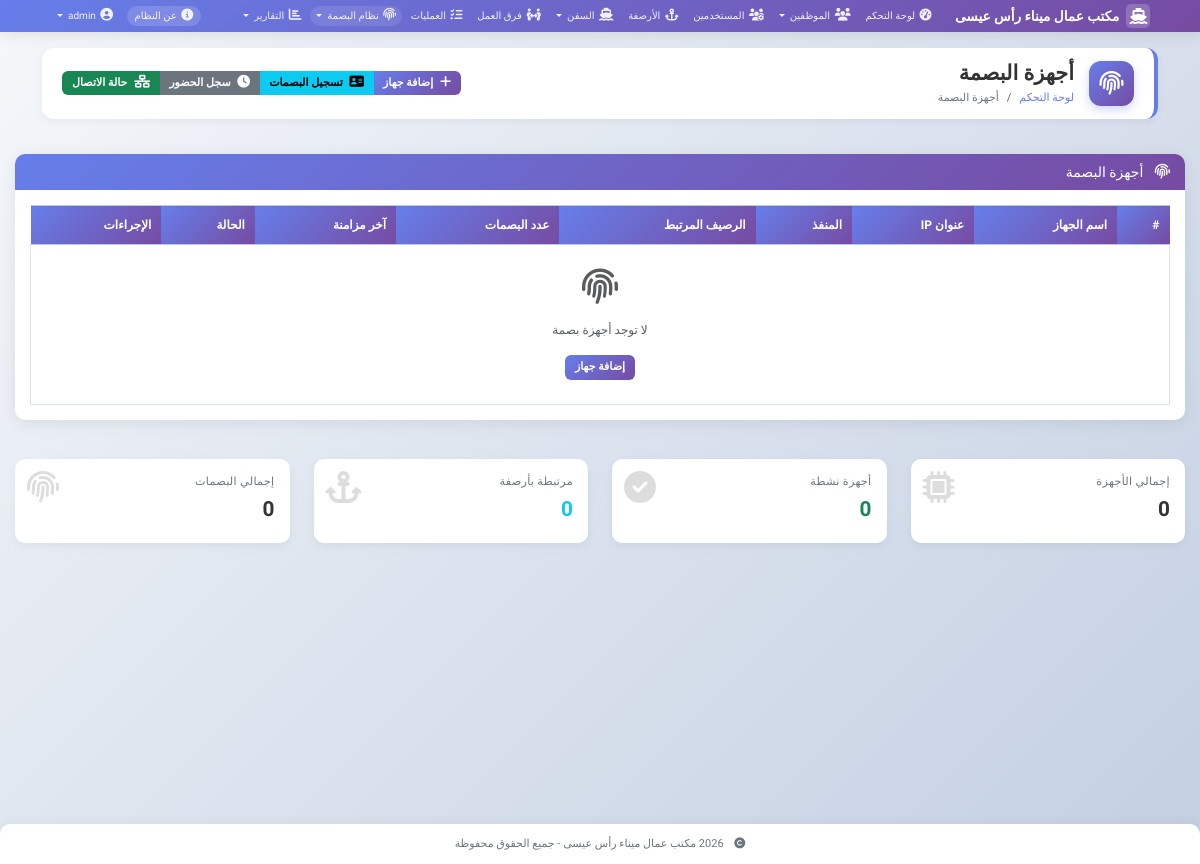
The app's page /fingerprint/devices (signed in), older data.
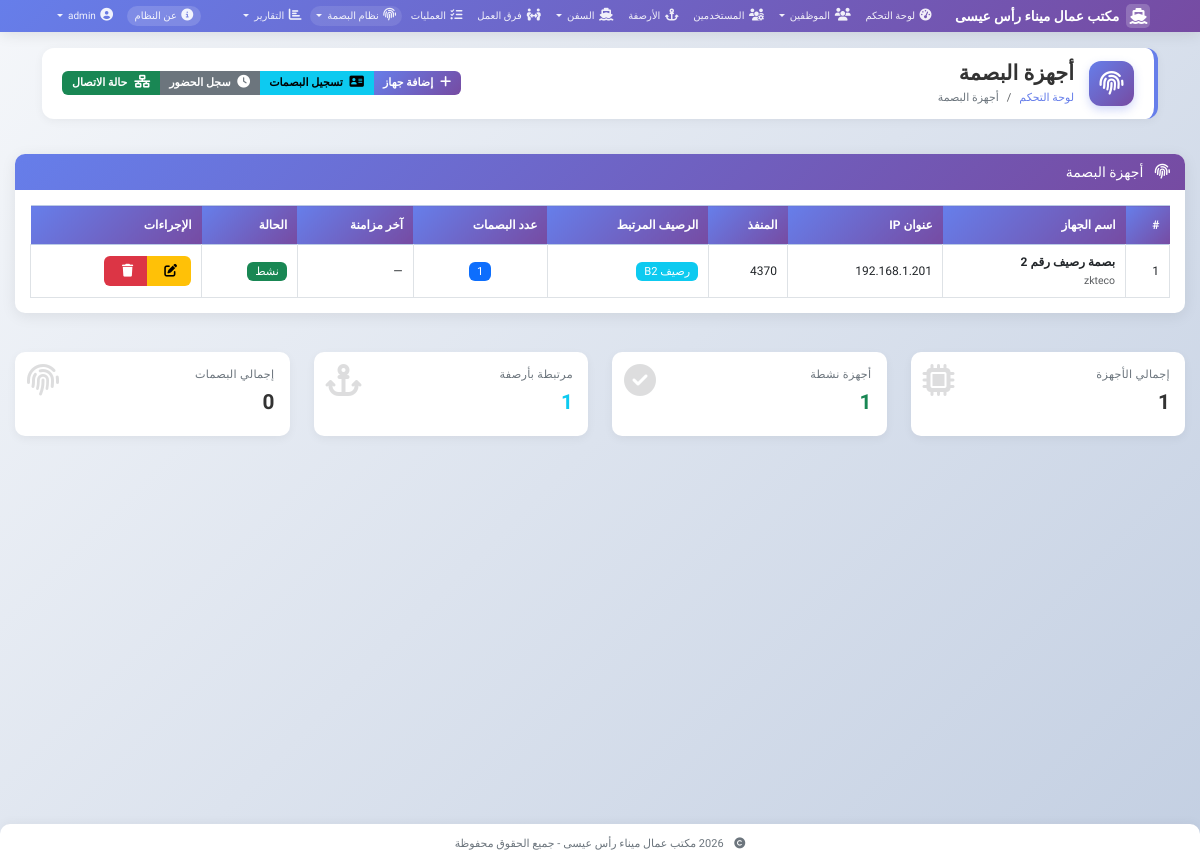
The same page, newer data.
### models.py (models this page shows, shortened)
class FingerprintDevice(db.Model):
    __tablename__ = 'fingerprint_devices'
    id = db.Column(db.Integer, primary_key=True)
    device_name = db.Column(db.String(100), nullable=False)
    device_ip = db.Column(db.String(50))
    device_port = db.Column(db.Integer, default=80)
    device_type = db.Column(db.String(50))
    berth_id = db.Column(db.Integer, db.ForeignKey('berths.id'), nullable=True)
    is_active = db.Column(db.Boolean, default=True)
    created_at = db.Column(db.DateTime, default=datetime.utcnow)
    last_sync = db.Column(db.DateTime)
    berth = db.relationship('Berth', foreign_keys=[berth_id], back_populates='fingerprint_devices')
    enrolled_employees = db.relationship('FingerprintEnrollment', foreign_keys='FingerprintEnrollment.device_id', back_populates='device', cascade='all, delete-orphan')
    attendance_logs = db.relationship('AttendanceLog', foreign_keys='AttendanceLog.device_id', back_populates='device', cascade='all, delete-orphan')

class Berth(db.Model):
    __tablename__ = 'berths'
    id = db.Column(db.Integer, primary_key=True)
    number = db.Column(db.String(10), unique=True, nullable=False)
    length = db.Column(db.Float)
    depth = db.Column(db.Float)
    is_available = db.Column(db.Boolean, default=True)
    current_ship_id = db.Column(db.Integer, db.ForeignKey('ships.id'), nullable=True)
    notes = db.Column(db.Text)
    current_ship = db.relationship('Ship', foreign_keys=[current_ship_id])
    fingerprint_devices = db.relationship('FingerprintDevice', foreign_keys='FingerprintDevice.berth_id', back_populates='berth')

### app.py (the view)
@app.route('/fingerprint/devices')
@login_required
def fingerprint_devices_list():
    if not current_user.is_admin():
        flash('ليس لديك صلاحية للوصول إلى هذه الصفحة', 'danger')
        return redirect(url_for('dashboard'))
    devices = FingerprintDevice.query.all()
    return render_template('fingerprint/devices.html', devices=devices)

### app.py (called while the page is built)
@app.context_processor
def inject_now():
    from datetime import datetime
    return {'now': datetime.now}

@app.context_processor
def inject_now():
    from datetime import datetime
    return {'now': datetime.now}

@login_manager.user_loader
def load_user(user_id):
    return User.query.get(int(user_id))

### models.py (called while the page is built)
    def is_admin(self):
        return self.role == 'admin'

### templates/fingerprint/devices.html (shortened to what the changed rows need)
{% extends "base.html" %}
{% block content %}
<div class="row">
    <div class="col-12">
        <div class="card">
            <div class="card-body">
                <div class="table-responsive">
                    <table class="table table-hover table-bordered" id="devicesTable">
                        <thead class="table-primary">
                            <tr>
                                <th>#</th>
                                <th>اسم الجهاز</th>
                                <th>عنوان IP</th>
                                <th>المنفذ</th>
                                <th>الرصيف المرتبط</th>
                                <th>عدد البصمات</th>
                                <th>آخر مزامنة</th>
                                <th>الحالة</th>
                                <th>الإجراءات</th>
                            </thead>
                        <tbody>
                            {% for device in devices %}
                             <tr>
                                 <td>{{ loop.index }}</td>
                                 <td>
                                     <strong>{{ device.device_name }}</strong>
                                     <br>
                                     <small class="text-muted">{{ device.device_type }}</small>
                                 </td>
                                 <td>{{ device.device_ip or '—' }}</td>
                                 <td>{{ device.device_port }}</td>
                                 <td>
                                    {% if device.berth %}
                                        <span class="badge bg-info">رصيف {{ device.berth.number }}</span>
                                    {% else %}
                                        <span class="text-muted">غير مرتبط</span>
                                    {% endif %}
                                 </td>
                                 <td class="text-center">
                                    {% set enrollments_count = device.enrolled_employees|length %}
                                    <span class="badge bg-primary">{{ enrollments_count }}</span>
                                 </td>
                                 <td>
                                    {% if device.last_sync %}
                                        {{ device.last_sync.strftime('%Y-%m-%d %H:%M') }}
                                    {% else %}
                                        —
                                    {% endif %}
                                 </td>
                                 <td>
                                    {% if device.is_active %}
                                        <span class="badge bg-success">نشط</span>
                                    {% else %}
                                        <span class="badge bg-secondary">غير نشط</span>
                                    {% endif %}
                                 </td>
                                 <td>
                                    <div class="btn-group btn-group-sm">
                                        <a href="{{ url_for('fingerprint_device_edit', id=device.id) }}" class="btn btn-warning">
                                            <i class="fas fa-edit"></i>
                                        </a>
                                        <a href="{{ url_for('fingerprint_device_delete', id=device.id) }}" class="btn btn-danger" onclick="return confirm('هل أنت متأكد من حذف هذا الجهاز؟')">
                                            <i class="fas fa-trash"></i>
                                        </a>
                                    </div>
                                 </td>
                             </tr>
                            {% else %}
                             <tr>
                                <td colspan="9" class="text-center text-muted py-4">
                                    <i class="fas fa-fingerprint fa-3x mb-3"></i>
                                    <p>لا توجد أجهزة بصمة</p>
                                    <a href="{{ url_for('fingerprint_device_add') }}" class="btn btn-primary btn-sm">إضافة جهاز</a>
                                </td>
                             </tr>
                            {% endfor %}
                        </tbody>
                    </table>
                </div>
            </div>
        </div>
    </div>
</div>
<div class="row mt-4">
    <div class="col-md-3">
        <div class="stat-card">
            <i class="fas fa-microchip stat-icon"></i>
            <div class="stat-title">إجمالي الأجهزة</div>
            <div class="stat-value">{{ devices|length }}</div>
        </div>
    </div>
    <div class="col-md-3">
        <div class="stat-card">
            <i class="fas fa-check-circle stat-icon"></i>
            <div class="stat-title">أجهزة نشطة</div>
            <div class="stat-value text-success">{{ devices|selectattr('is_active', 'equalto', true)|list|length }}</div>
        </div>
    </div>
    <div class="col-md-3">
        <div class="stat-card">
            <i class="fas fa-anchor stat-icon"></i>
            <div class="stat-title">مرتبطة بأرصفة</div>
            <div class="stat-value text-info">{{ devices|selectattr('berth_id', 'ne', none)|list|length }}</div>
        </div>
    </div>
            {% set total_enrollments = 0 %}
            {% for device in devices %}
                {% set total_enrollments = total_enrollments + device.enrolled_employees|length %}
            {% endfor %}
</div>
{% endblock %}

Row changes from the older to the newer data that the page shows:
added FingerprintDevice: device_name "بصمة رصيف رقم 2", device_type "zkteco", device_ip "192.168.1.201", device_port "4370", berth.number "B2", is_active "1", shows "نشط"
Text that changed along with them:
{{ devices|length }}: "0" → "1"
{{ devices|selectattr('is_active', 'equalto', true)|list|length }}: "0" → "1"
{{ devices|selectattr('berth_id', 'ne', none)|list|length }}: "0" → "1"
text no longer shown: "لا توجد أجهزة بصمة إضافة جهاز"
